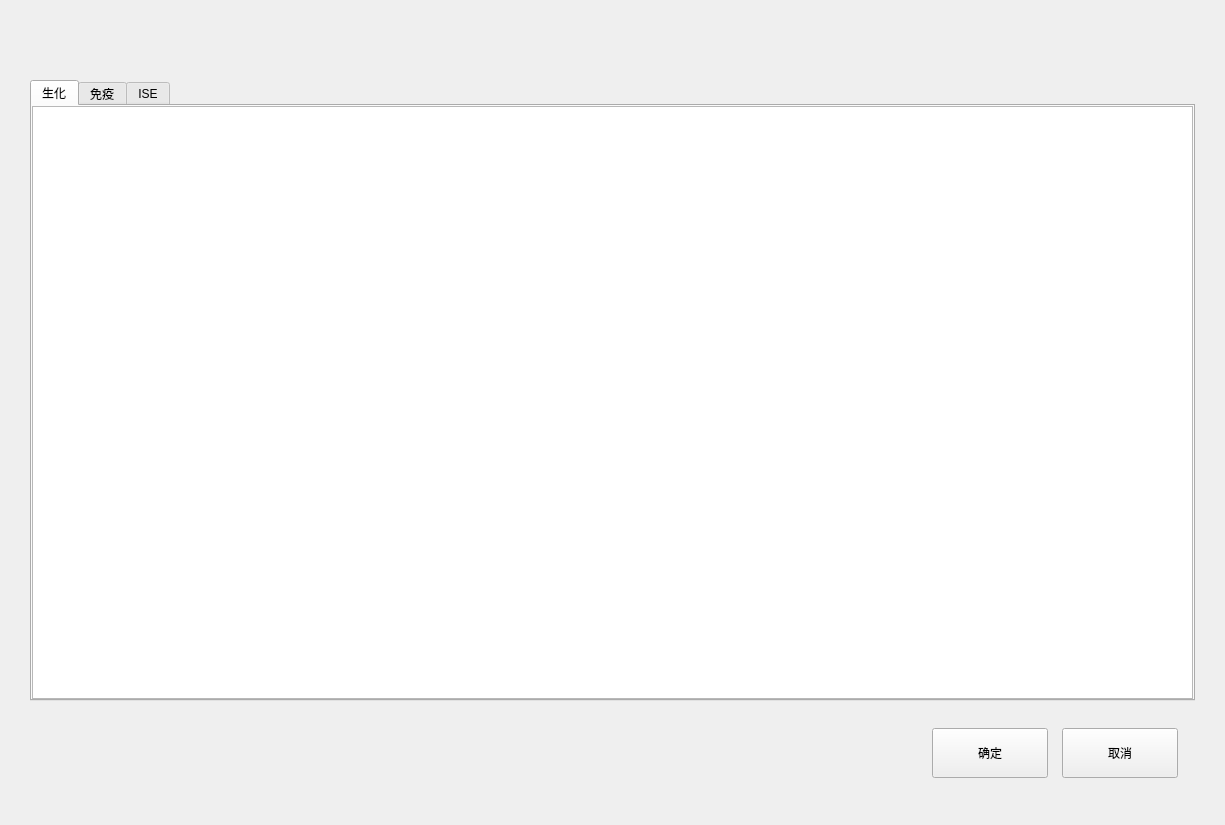
<?xml version="1.0" encoding="UTF-8"?>
<ui version="4.0">
 <class>AssayShiledDlg</class>
 <widget class="BaseDlg" name="AssayShiledDlg">
  <property name="geometry">
   <rect>
    <x>0</x>
    <y>0</y>
    <width>1225</width>
    <height>825</height>
   </rect>
  </property>
  <property name="windowTitle">
   <string notr="true">AssayShiledDlg</string>
  </property>
  <widget class="QPushButton" name="save_btn">
   <property name="geometry">
    <rect>
     <x>932</x>
     <y>728</y>
     <width>116</width>
     <height>50</height>
    </rect>
   </property>
   <property name="text">
    <string>确定</string>
   </property>
   <property name="buttons" stdset="0">
    <string notr="true">btn_dlg</string>
   </property>
  </widget>
  <widget class="QPushButton" name="cancel_btn">
   <property name="geometry">
    <rect>
     <x>1062</x>
     <y>728</y>
     <width>116</width>
     <height>50</height>
    </rect>
   </property>
   <property name="text">
    <string>取消</string>
   </property>
   <property name="buttons" stdset="0">
    <string notr="true">btn_dlg</string>
   </property>
  </widget>
  <widget class="QTabWidget" name="tabWidget">
   <property name="geometry">
    <rect>
     <x>30</x>
     <y>80</y>
     <width>1165</width>
     <height>621</height>
    </rect>
   </property>
   <property name="currentIndex">
    <number>0</number>
   </property>
   <property name="tabBarAutoHide">
    <bool>true</bool>
   </property>
   <property name="tabs" stdset="0">
    <string notr="true">sub</string>
   </property>
   <property name="pane_border" stdset="0">
    <string notr="true">border_all</string>
   </property>
   <widget class="QWidget" name="tab">
    <attribute name="title">
     <string>生化</string>
    </attribute>
    <layout class="QVBoxLayout" name="verticalLayout_2">
     <property name="spacing">
      <number>0</number>
     </property>
     <property name="leftMargin">
      <number>0</number>
     </property>
     <property name="topMargin">
      <number>0</number>
     </property>
     <property name="rightMargin">
      <number>0</number>
     </property>
     <property name="bottomMargin">
      <number>0</number>
     </property>
     <item>
      <widget class="QTableView" name="tableView_ch">
       <property name="editTriggers">
        <set>QAbstractItemView::NoEditTriggers</set>
       </property>
       <property name="selectionBehavior">
        <enum>QAbstractItemView::SelectRows</enum>
       </property>
       <property name="verticalScrollMode">
        <enum>QAbstractItemView::ScrollPerPixel</enum>
       </property>
       <property name="horizontalScrollMode">
        <enum>QAbstractItemView::ScrollPerPixel</enum>
       </property>
       <property name="showGrid">
        <bool>false</bool>
       </property>
       <attribute name="horizontalHeaderDefaultSectionSize">
        <number>200</number>
       </attribute>
       <attribute name="horizontalHeaderHighlightSections">
        <bool>false</bool>
       </attribute>
       <attribute name="horizontalHeaderMinimumSectionSize">
        <number>40</number>
       </attribute>
       <attribute name="horizontalHeaderStretchLastSection">
        <bool>true</bool>
       </attribute>
       <attribute name="verticalHeaderVisible">
        <bool>false</bool>
       </attribute>
       <attribute name="verticalHeaderDefaultSectionSize">
        <number>44</number>
       </attribute>
      </widget>
     </item>
    </layout>
   </widget>
   <widget class="QWidget" name="tab_2">
    <attribute name="title">
     <string>免疫</string>
    </attribute>
    <layout class="QVBoxLayout" name="verticalLayout">
     <property name="spacing">
      <number>0</number>
     </property>
     <property name="leftMargin">
      <number>0</number>
     </property>
     <property name="topMargin">
      <number>0</number>
     </property>
     <property name="rightMargin">
      <number>0</number>
     </property>
     <property name="bottomMargin">
      <number>0</number>
     </property>
     <item>
      <widget class="QTableView" name="tableView_im">
       <property name="styleSheet">
        <string notr="true"/>
       </property>
       <property name="verticalScrollBarPolicy">
        <enum>Qt::ScrollBarAsNeeded</enum>
       </property>
       <property name="horizontalScrollBarPolicy">
        <enum>Qt::ScrollBarAsNeeded</enum>
       </property>
       <property name="editTriggers">
        <set>QAbstractItemView::NoEditTriggers</set>
       </property>
       <property name="selectionBehavior">
        <enum>QAbstractItemView::SelectRows</enum>
       </property>
       <property name="showGrid">
        <bool>false</bool>
       </property>
       <property name="scrolls" stdset="0">
        <string notr="true">layout_noborder</string>
       </property>
       <attribute name="horizontalHeaderDefaultSectionSize">
        <number>200</number>
       </attribute>
       <attribute name="horizontalHeaderHighlightSections">
        <bool>false</bool>
       </attribute>
       <attribute name="horizontalHeaderMinimumSectionSize">
        <number>40</number>
       </attribute>
       <attribute name="horizontalHeaderStretchLastSection">
        <bool>true</bool>
       </attribute>
       <attribute name="verticalHeaderVisible">
        <bool>false</bool>
       </attribute>
       <attribute name="verticalHeaderDefaultSectionSize">
        <number>44</number>
       </attribute>
      </widget>
     </item>
    </layout>
   </widget>
   <widget class="QWidget" name="tab_3">
    <attribute name="title">
     <string>ISE</string>
    </attribute>
    <layout class="QVBoxLayout" name="verticalLayout_3">
     <property name="spacing">
      <number>0</number>
     </property>
     <property name="leftMargin">
      <number>0</number>
     </property>
     <property name="topMargin">
      <number>0</number>
     </property>
     <property name="rightMargin">
      <number>0</number>
     </property>
     <property name="bottomMargin">
      <number>0</number>
     </property>
     <item>
      <widget class="QTableView" name="tableView_ise">
       <property name="editTriggers">
        <set>QAbstractItemView::NoEditTriggers</set>
       </property>
       <property name="selectionBehavior">
        <enum>QAbstractItemView::SelectRows</enum>
       </property>
       <property name="showGrid">
        <bool>false</bool>
       </property>
       <attribute name="horizontalHeaderDefaultSectionSize">
        <number>200</number>
       </attribute>
       <attribute name="horizontalHeaderHighlightSections">
        <bool>false</bool>
       </attribute>
       <attribute name="horizontalHeaderMinimumSectionSize">
        <number>40</number>
       </attribute>
       <attribute name="horizontalHeaderStretchLastSection">
        <bool>true</bool>
       </attribute>
       <attribute name="verticalHeaderVisible">
        <bool>false</bool>
       </attribute>
       <attribute name="verticalHeaderDefaultSectionSize">
        <number>44</number>
       </attribute>
      </widget>
     </item>
    </layout>
   </widget>
  </widget>
 </widget>
 <customwidgets>
  <customwidget>
   <class>BaseDlg</class>
   <extends>QWidget</extends>
   <header>shared/basedlg.h</header>
   <container>1</container>
  </customwidget>
 </customwidgets>
 <resources/>
 <connections>
  <connection>
   <sender>cancel_btn</sender>
   <signal>clicked()</signal>
   <receiver>AssayShiledDlg</receiver>
   <slot>close()</slot>
   <hints>
    <hint type="sourcelabel">
     <x>1072</x>
     <y>719</y>
    </hint>
    <hint type="destinationlabel">
     <x>1066</x>
     <y>601</y>
    </hint>
   </hints>
  </connection>
 </connections>
</ui>
